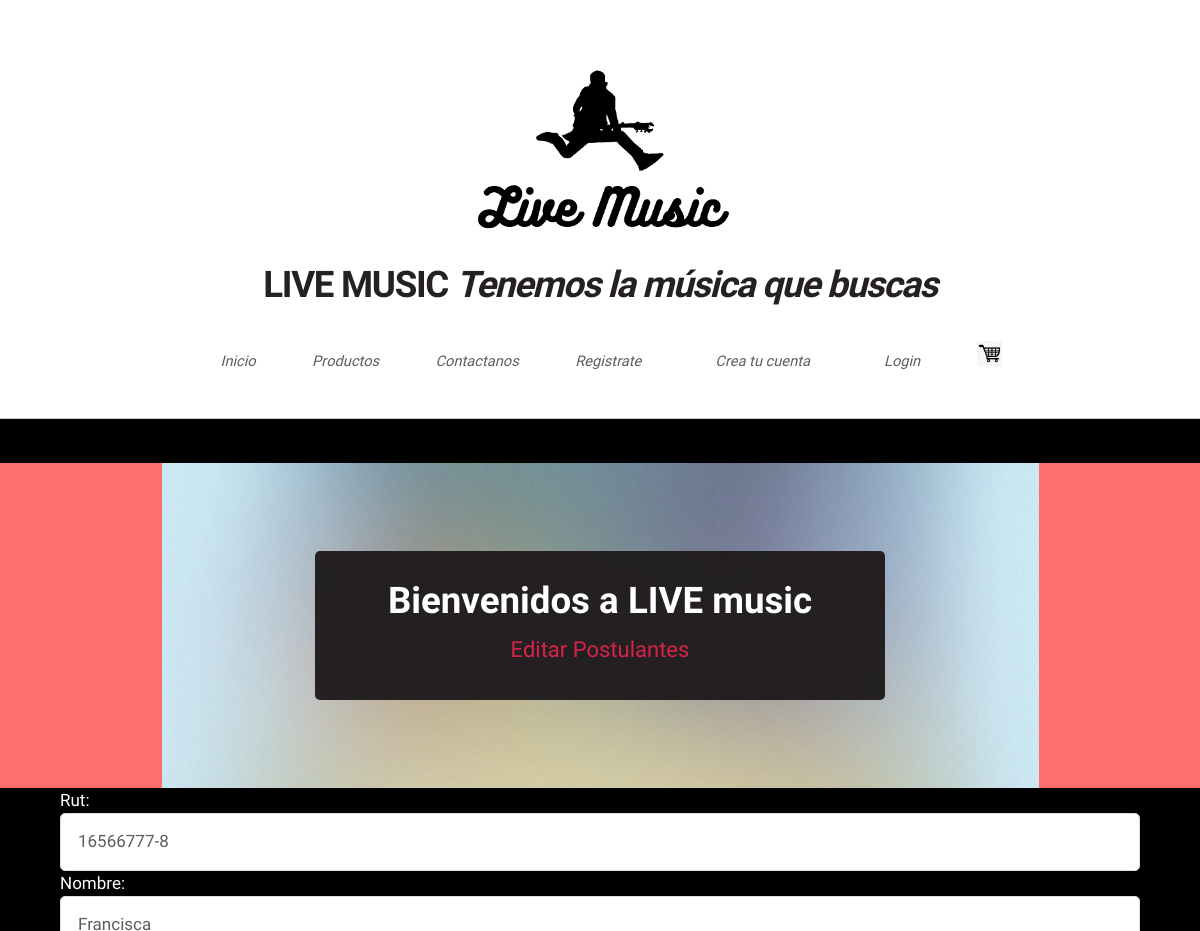
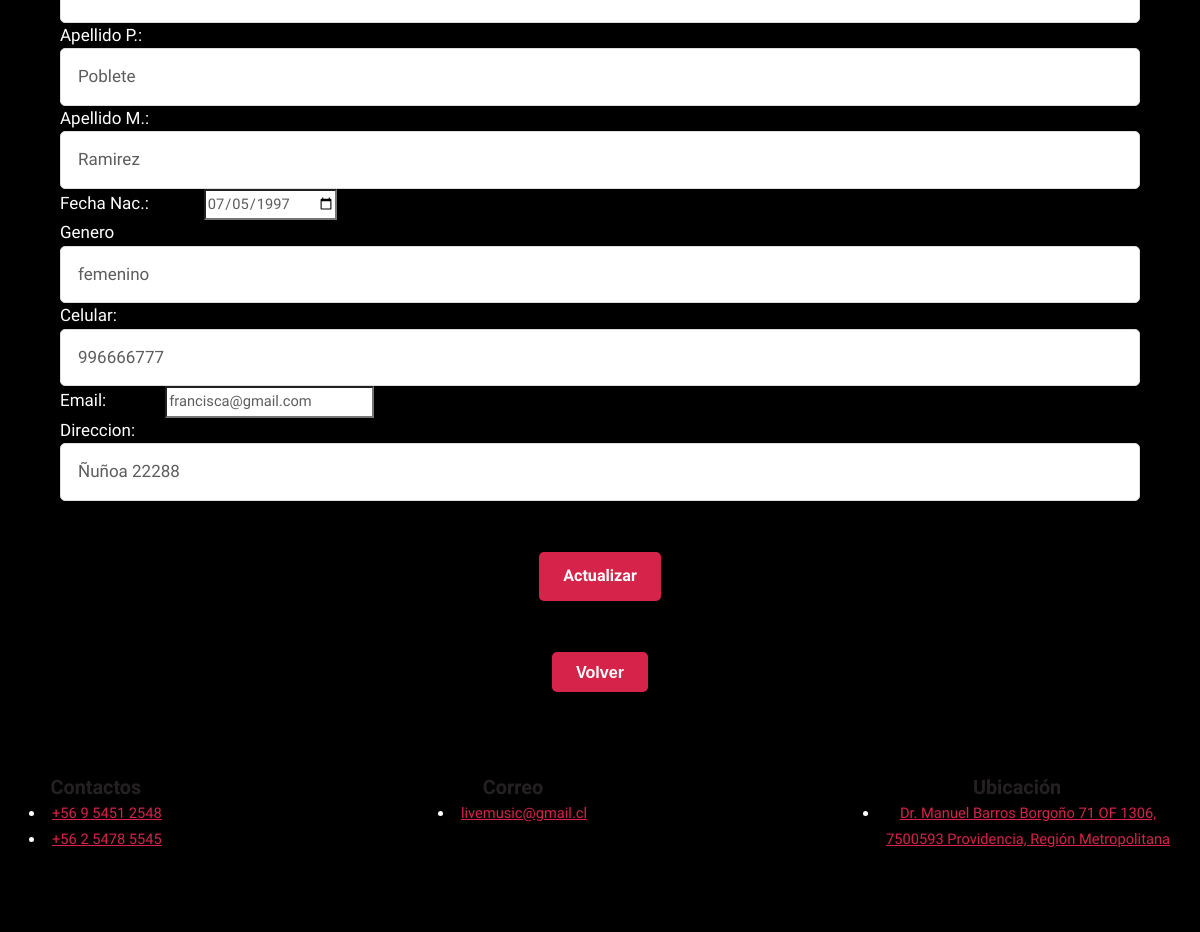
The page /alumnos_findEdit/16566777-8/ on the database its author committed (2 pictures, top to bottom).
### demo/models.py (models this page shows, shortened)
class Postulante(models.Model):
    rut              = models.CharField(primary_key=True, max_length=10)
    nombre           = models.CharField(max_length=20)
    apellido_paterno = models.CharField(max_length=20)
    apellido_materno = models.CharField(max_length=20)
    fecha_nacimiento = models.DateField(blank=False, null=False)
    id_genero        = models.ForeignKey('Genero',on_delete=models.CASCADE, db_column='idGenero')
    telefono         = models.CharField(max_length=45)
    email            = models.EmailField(unique=True, max_length=100, blank=True, null=True)
    direccion        = models.CharField(max_length=50, blank=True, null=True)
    activo           = models.IntegerField()

### demo/views.py (the view)
# urls.py: path('alumnos_findEdit/<str:pk>/', views.alumnos_finEdit, name='alumnos_findEdit'),
def alumnos_finEdit(request,pk):
    if  pk != "":
        postulante = Postulante.objects.get(rut=pk)
        generos = Genero.objects.all()
        print(type(postulante.id_genero.genero))
        context={'postulante':postulante, 'generos': generos}
    if postulante:
        return render(request, 'demo/alumnos_edit.html', context)
    else:
        context={'mensaje':"Error, rut no existe..."}
        return render(request, 'demo/alumnos_list.html', context)

### demo/templates/demo/alumnos_edit.html (shortened to what this page needs)
{% extends "demo/base.html" %}
{%block content %}
          <section id="banner">
            <header>
                <h2>Bienvenidos a LIVE music</h2>
                <p> Editar Postulantes</p>
            </header>
        </section>
    <div style=" text-align: center;">
      {% if postulante %}
    <main class="products container">
          <div class="container" >
          <form action="{% url 'alumnosUpdate' %}" method="POST">
              <pre>Rut:                <input type="text" name="rut"  value="{{postulante.rut}}" ></pre>
              <pre>Nombre:             <input type="text" name="nombre"  value="{{postulante.nombre}}"  ></pre>
              <pre>Apellido P.:        <input type="text" name="paterno"  value="{{postulante.apellido_paterno}}" ></pre>
              <pre>Apellido M.:        <input type="text" name="materno"  value="{{postulante.apellido_materno}}" ></pre>
              <pre>Fecha Nac.:             <input type="date" name="fechaNac"  value="{{postulante.fecha_nacimiento|date:'Y-m-d'}}" ></pre>
              <pre>Genero                    <select name="genero">
                  {% for genero in generos %}
                      {% if genero.genero == postulante.id_genero.genero %}
                      <option value="{{genero.id_genero}}" selected>{{genero.genero}}</option>
                      {% else %}
                      <option value="{{genero.id_genero}}" >{{genero.genero}}</option>
                      {% endif %}
                      {% endfor %}
              </select></pre>
              <pre>Celular:            <input type="text" name="telefono"  value="{{postulante.telefono}}" ></pre>
              <pre>Email:              <input type="mail" name="email"  value="{{postulante.email}}"></pre>
              <pre>Direccion:         <input type="text" name="direccion"  value="{{postulante.direccion}}"></pre>
              <br><br>
              <input type="submit" name="opcion" value="Actualizar">
          </form><br><br>
        {% endif %}
     <a href="{% url 'crud'  %}" ><button class="btn btn-danger">Volver</button></a>
    </div>
  </main>
    {% endblock %}

### demo/static/css/main.css (style rules this page uses)
html, body, div, span, applet, object, iframe, h1, h2, h3, h4, h5, h6, p, blockquote, pre, a, abbr, acronym, address, big, cite, code, del, dfn, em, img, ins, kbd, q, s, samp, small, strike, strong, sub, sup, tt, var, b, u, i, center, dl, dt, dd, ol, ul, li, fieldset, form, label, legend, table, caption, tbody, tfoot, thead, tr, th, td, article, aside, canvas, details, embed, figure, figcaption, footer, header, hgroup, menu, nav, output, ruby, section, summary, time, mark, audio, video { margin: 0; padding: 0; border: 0; font-size: 100%; font: inherit; vertical-align: baseline; }
article, aside, details, figcaption, figure, footer, header, hgroup, menu, nav, section { display: block; }
body { line-height: 1; }
body { -webkit-text-size-adjust: none; }
input, select, textarea { -moz-appearance: none; -webkit-appearance: none; -ms-appearance: none; appearance: none; }
html { box-sizing: border-box; }
*, *:before, *:after { box-sizing: inherit; }
body { background: #252122; background-image: url("images/bg02.png"); }
body, input, textarea, select { font-family: 'Source Sans Pro'; font-weight: 300; color: #5d5d5d; font-size: 14pt; line-height: 1.75em; }
h1, h2, h3, h4, h5, h6 { color: #252122; font-weight: 700; }
h2 { font-size: 1.5em; }
a { color: #d52349; text-decoration: underline; }
p, ul, ol, dl, table { margin-bottom: 2em; }
.container { margin: 0 auto; max-width: 100%; width: 70em; }
@media screen and (max-width: 1680px) { .container { width: 70em; } }
@media screen and (max-width: 1280px) { .container { width: calc(100% - 60px); } }
form input[type=text], form input[type=email], form input[type=password], form select, form textarea { -webkit-appearance: none; display: block; border: 0; padding: 0.75em 1em; font-size: 1em; border-radius: 5px; border: solid 1px #dddddd; background: #fff; width: 100%; }
section, article { margin-bottom: 2.5em; }
section > :last-child, section:last-child, article > :last-child, article:last-child { margin-bottom: 0; }
header { margin: 0 0 1.5em 0; }
header > p { display: block; font-style: italic; margin: 0.5em 0 0 0; padding-bottom: 0.5em; }
input[type="button"], input[type="submit"], input[type="reset"], input[type="btn-1"], button, .button { -webkit-appearance: none; display: inline-block; text-decoration: none; cursor: pointer; border: 0; border-radius: 5px; background: #d52349; color: #fff !important; font-weight: 700; outline: 0; font-size: 1.1em; padding: 0.65em 1.5em 0.65em 1.5em; text-align: center; -moz-transition: background-color .25s ease-in-out; -webkit-transition: background-color .25s ease-in-out; -ms-transition: background-color .25s ease-in-out; transition: background-color .25s ease-in-out; }
#page-wrapper > section { margin-bottom: 0; }
#banner { background: #fd6f6f url("../../images/pic01.jpg"); background-position: center center; background-size: auto 100%; background-repeat: no-repeat; text-align: center; position: relative; padding: 8em 0; margin: 4em 0 0 0; }
#banner header { background-color: rgba(34, 30, 31, 0.98); display: inline-block; padding: 2.5em 5em; border-radius: 5px; }
#banner header h2 { color: #fff; font-weight: 700; font-size: 2.5em; margin: 0 0 0.65em 0; }
#banner header p { color: #d52349; padding: 0; font-style: normal; margin: 0; font-size: 1.5em; }
@media screen and (max-width: 1680px) { body, input, textarea, select { font-size: 12pt; } }
@media screen and (max-width: 1280px) { body, input, textarea, select { font-size: 11pt; } }
@media screen and (max-width: 1280px) { #banner { padding: 6em 0; margin: 3em 0 0 0; } }

### demo/templates/demo/alumnos_edit.html (style rules this page uses)
pre { color: white; text-align: left; font-size: 17px; }
body { background-color: black; color: white; }

### rows shown on the page
Postulante: rut "16566777-8", nombre "Francisca", paterno "Poblete", materno "Ramirez", fechaNac "07/05/1997", telefono "996666777", email "francisca@gmail.com", direccion "Ñuñoa 22288"

### other values the page prints
form field genero "femenino"
